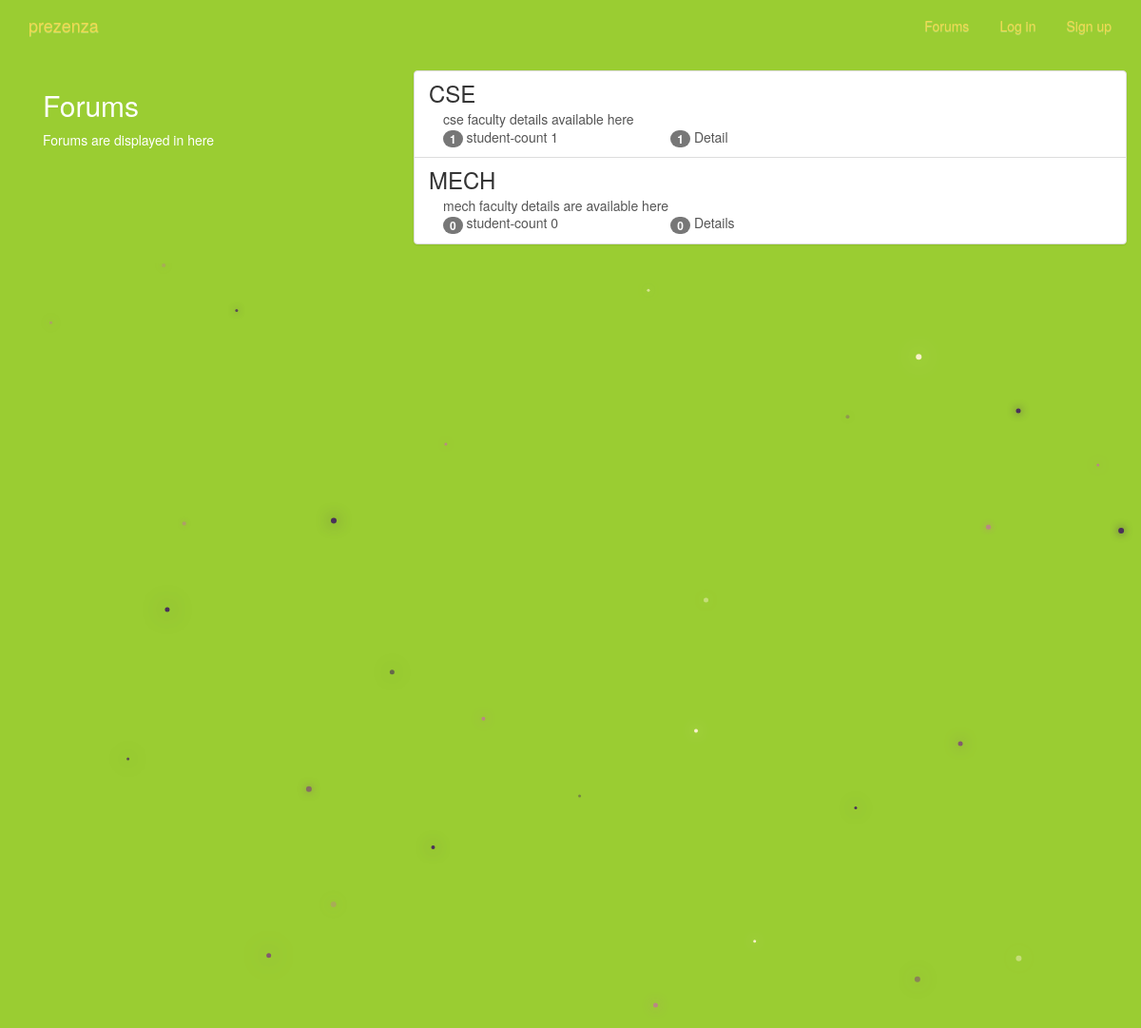
The page /groups/ on the database as committed earlier.
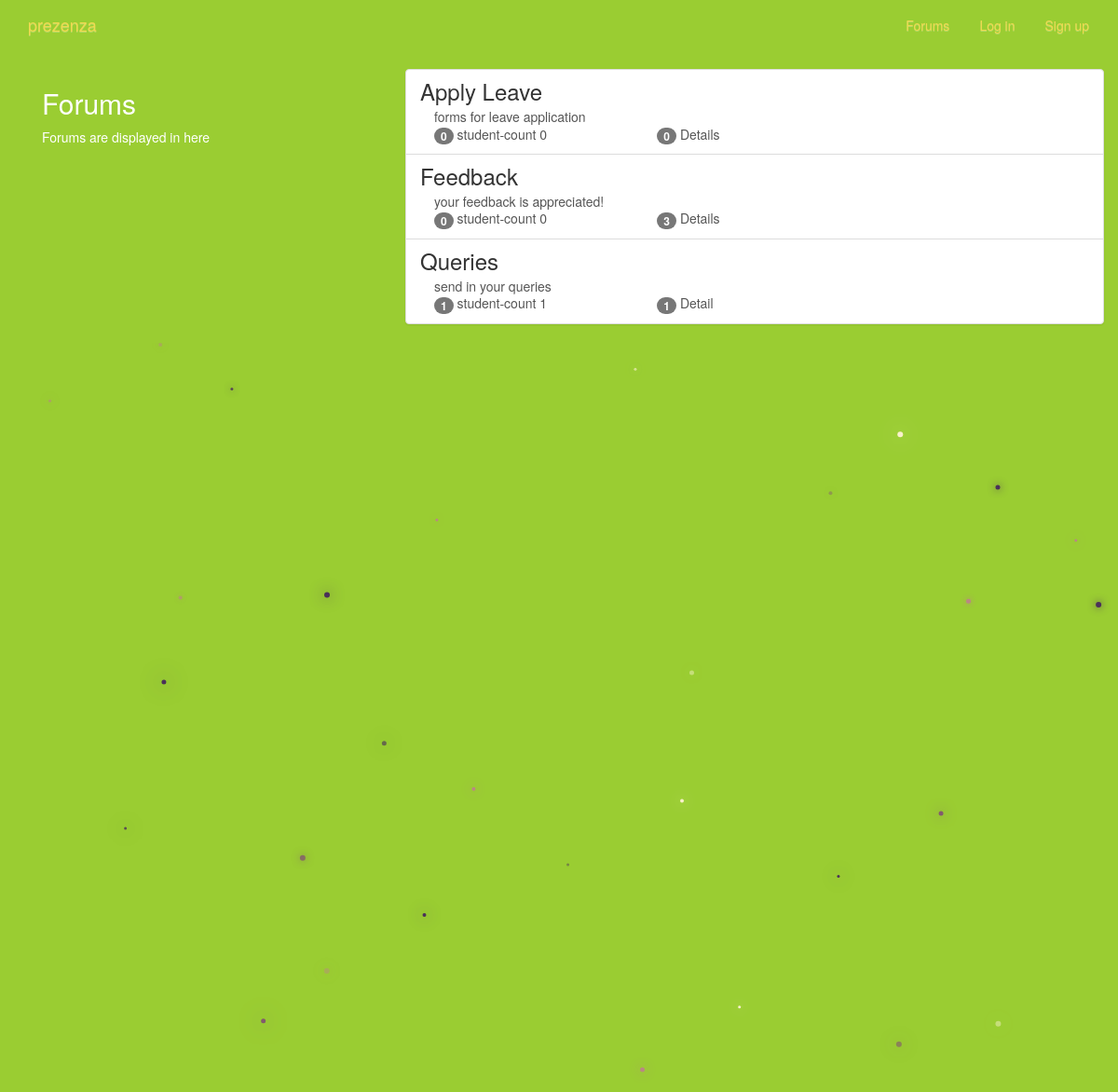
The same page on the database as committed later.
### groups/models.py (models this page shows, shortened)
class Group(models.Model):
    name = models.CharField(max_length=50, unique=True)
    slug = models.SlugField(allow_unicode=True, unique=True)
    description = models.TextField(blank=True, default='')
    description_html = models.TextField(editable=False, default='', blank=True)
    members = models.ManyToManyField(User,through="GroupMember")
    class Meta:
        ordering = ["name"]

### groups/views.py (the view)
class ListGroups(generic.ListView):
    model = Group

### groups/templates/groups/group_list.html (shortened to what this page needs)
{% extends "groups/group_base.html" %}
{% block pregroup %}
<div class="col-md-4">
	<div class="content">
			<h2>Forums</h2>
			<p>Forums are displayed in here</p>
	</div>
</div>
{% endblock %}
{% block group_content %}
<div class="col-md-8">
	<div class="list-group">
		{% for group in object_list %}
		  <a class="list-group-item" href="{% url 'groups:single' slug=group.slug %}">
			     <h3 class="title list-group-item-heading">{{ group.name }}</h3>
			<div class="list-group-item-text container-fluid">
				{{ group.description_html|safe }}
				<div class="row">
					<div class="col-md-4">
						<span class="badge">{{ group.members.count }}</span> student-count {{ group.members.count }}
					</div>
					<div class="col-md-4">
						<span class="badge">{{ group.posts.count }}</span> Detail{{ group.posts.count|pluralize }}
					</div>
				</div>
			</div>
		</a>
		{% endfor %}
	</div>
</div>
{% endblock %}

### groups/templates/groups/group_base.html (shortened to what this page needs)
{% extends "base.html" %}
{% block content %}
<div class="container">
  <div class="row">
    {% block pregroup %}{% endblock %}
    {% block group_content %}{% endblock %}
  </div>
</div>
{% endblock %}

### templates/base.html (shortened to what this page needs)
<!DOCTYPE html>
{% load static %}
<html>
  <head>
    <link rel="stylesheet" href="https://maxcdn.bootstrapcdn.com/bootstrap/3.3.7/css/bootstrap.min.css">
    <link rel="stylesheet" href="https://maxcdn.bootstrapcdn.com/bootstrap/3.3.7/css/bootstrap-theme.min.css">
    <link rel="stylesheet" href="{% static 'faculty/css/master.css'%}">
    <link rel="stylesheet" href="{% static 'faculty/css/new.css'%}">
  </head>
  <body>
    <nav class="navbar  mynav" role="navigation" id="navbar">
    			<div class="container">
            <a class="navbar-brand mynav" href="{% url 'home' %}">prezenza</a>
    					<ul class="nav navbar-nav navbar-right">
    						{% if user.is_authenticated %}
                      <li><a href="{% url 'posts:create' %}" class="btn btn-simple">Post</a></li>
                      <li><a href="{% url 'groups:all' %}" class="btn btn-simple">Class Forums</a></li>
                      {% if user.is_staff %}
                          <li><a href="{% url 'groups:create' %}" class="btn btn-simple">Create Forums</a></li>
                      {% endif %}
                      <li><a href="{% url 'accounts:logout' %}" class="btn btn-simple">Logout</a></li>
    						{% else %}
    						      <li><a href="{% url 'groups:all' %}"class="btn btn-simple">Forums</a></li>
    						      <li><a href="{% url 'accounts:login' %}" class="btn btn-simple">Log in</a></li>
    						      <li><a href="{% url 'accounts:signup' %}" class="btn btn-simple">Sign up</a></li>
    						{% endif %}
    					</ul>
    			</div>
    		</nav>
        <div class="container mycontent">
          {% block content %}
          {% endblock %}
        </div>
<canvas id="canvas"></canvas>
  </body>
</html>

### static/faculty/css/master.css (style rules this page uses)
body { margin: 0; overflow: hidden; background-color: yellowgreen; color:white; }

### static/css/new.css (style rules this page uses)
.color-secondary, a { color: #F0DA50; text-decoration: none; }

Rows that differ between the two databases and show on the page:
removed Group: name "CSE", description_html "cse faculty details available here", members.count "1", posts.count "1"
removed Group: name "MECH", description_html "mech faculty details are available here", members.count "0", posts.count "0"
added Group: name "Apply Leave", description_html "forms for leave application", members.count "0", posts.count "0"
added Group: name "Feedback", description_html "your feedback is appreciated!", members.count "0", posts.count "3"
added Group: name "Queries", description_html "send in your queries", members.count "1", posts.count "1"
